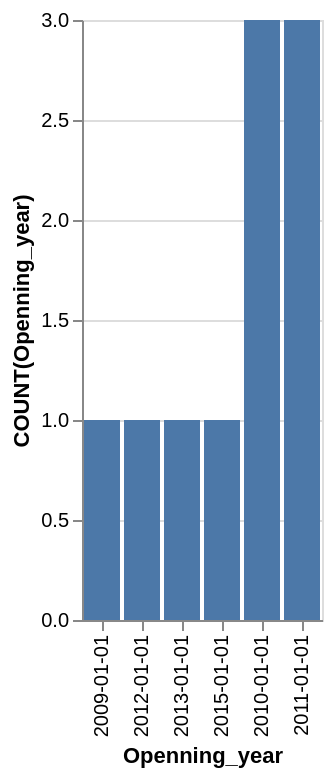

Express this chart as Vega-Lite.
### Vega-Lite specification from a JSON file in a GitHub repository (floating-point values rounded to 4 significant figures)
{"data": {"values": [{"x_data": "2009-01-01", "y_data": 1}, {"x_data": "2010-01-01", "y_data": 3}, {"x_data": "2011-01-01", "y_data": 3}, {"x_data": "2012-01-01", "y_data": 1}, {"x_data": "2013-01-01", "y_data": 1}, {"x_data": "2015-01-01", "y_data": 1}]}, "mark": "bar", "encoding": {"x": {"field": "x_data", "type": "nominal", "title": "Openning_year", "sort": {"op": "sum", "field": "y_data", "order": "ascending"}}, "y": {"field": "y_data", "type": "quantitative", "title": "COUNT(Openning_year)"}}}
